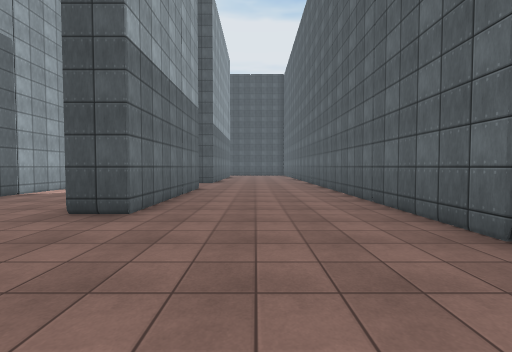
view 1 (above)

22 first-person views from a walk through a scene from a Unity 3-D project. The camera is 1.5 m above the floor, tilts 2° down and sees 90° across. The floor is counted in squares, 2 m on a side. Each view is taken from the middle of a square. On the plan, view 1 faces up. The plan holds only what a view shows up to about 9 squares ahead; the rest is blank. The place goes on beyond the plan. The player is left out. Surface patterns are stand-ins for the level's own textures.

view 2
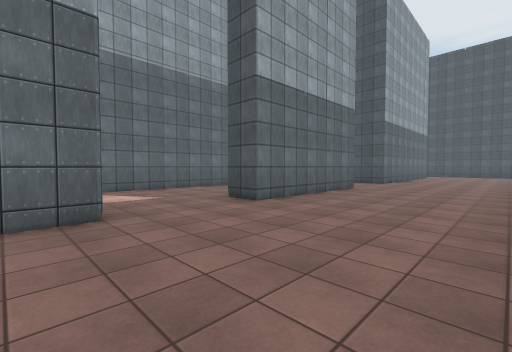

view 3
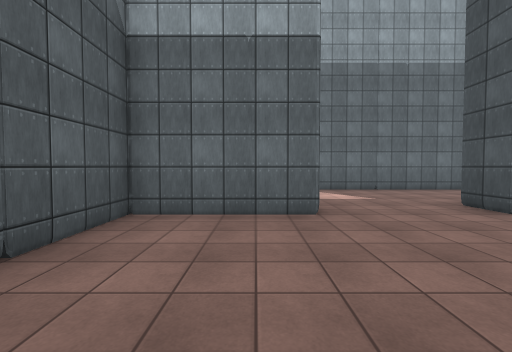

view 4
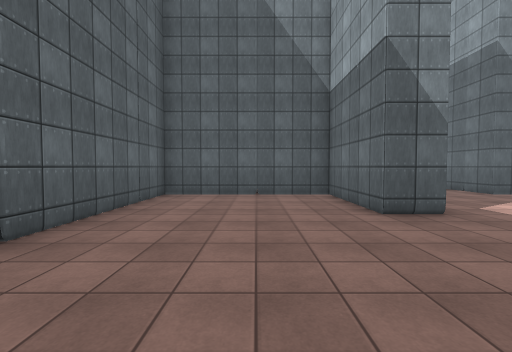

view 5
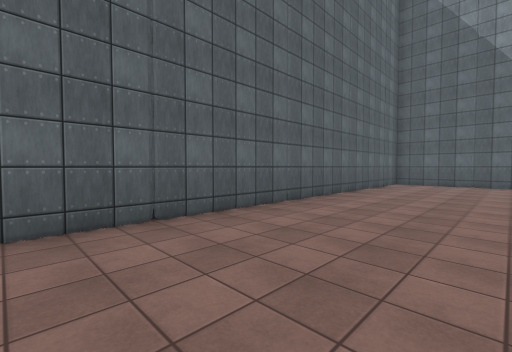

view 6
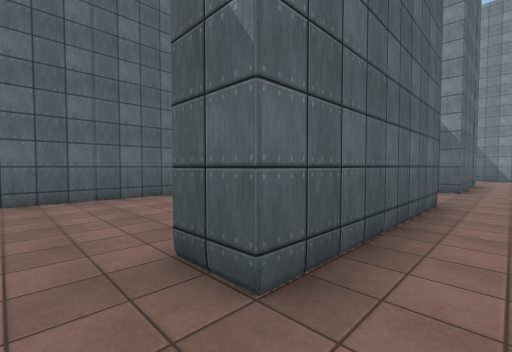

view 7
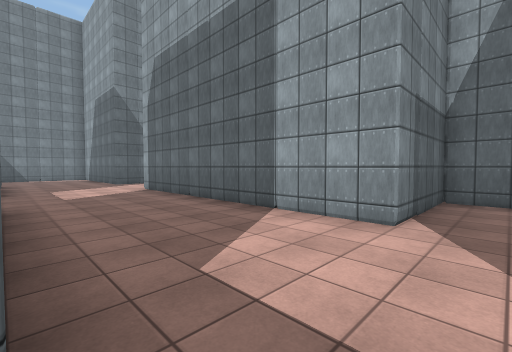

view 8
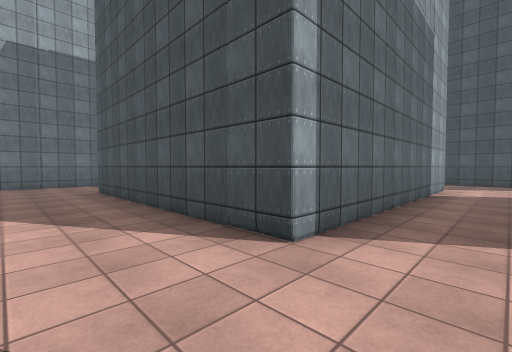

view 9
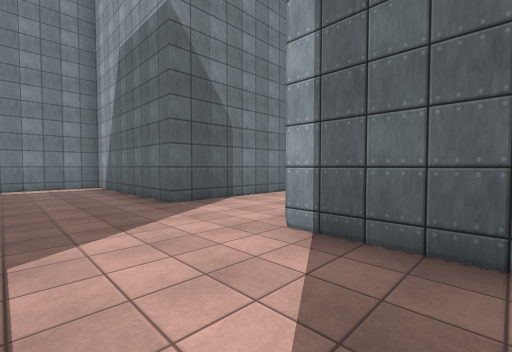

view 10
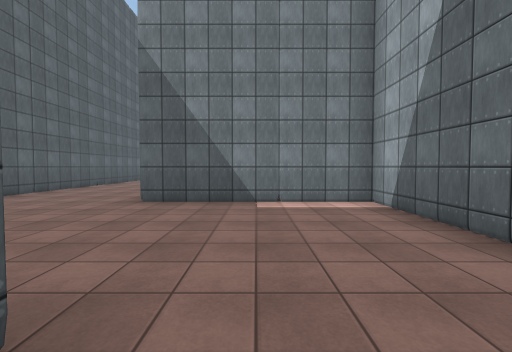

view 11
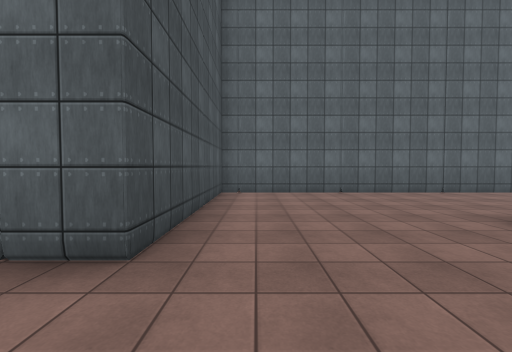

view 12
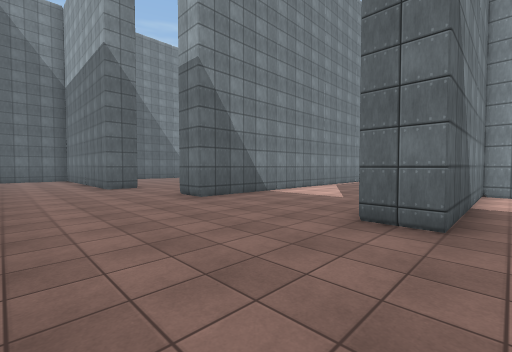

view 13
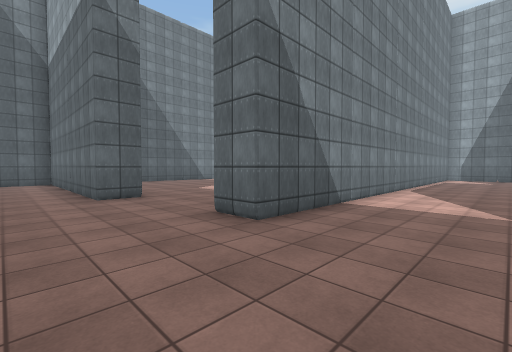

view 14
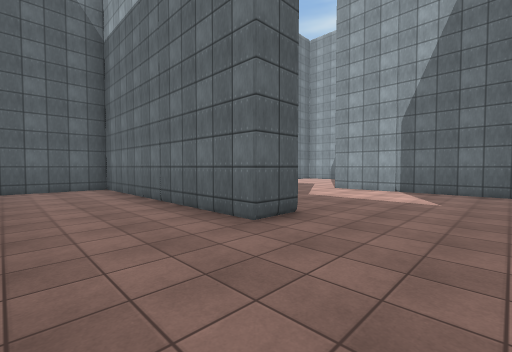

view 15
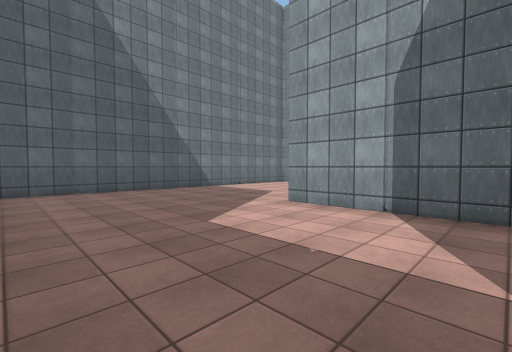

view 16
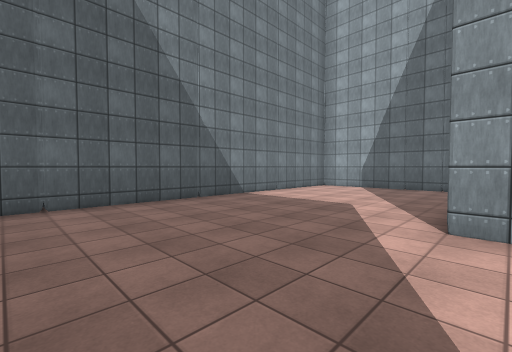

view 17
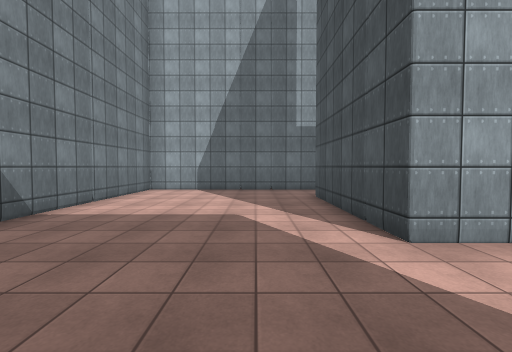

view 18
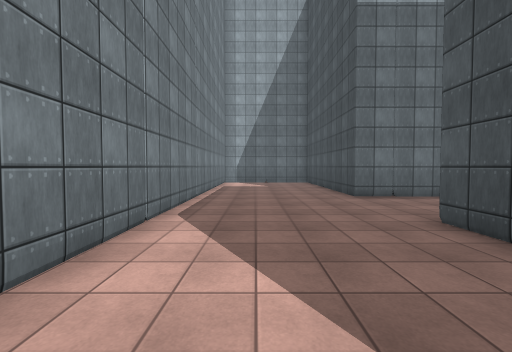

view 19
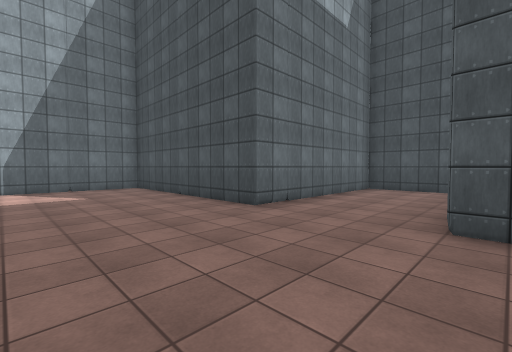

view 20
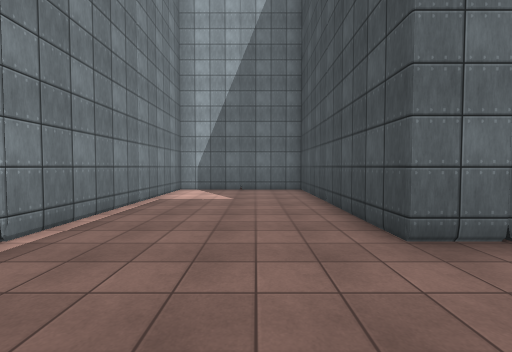

view 21
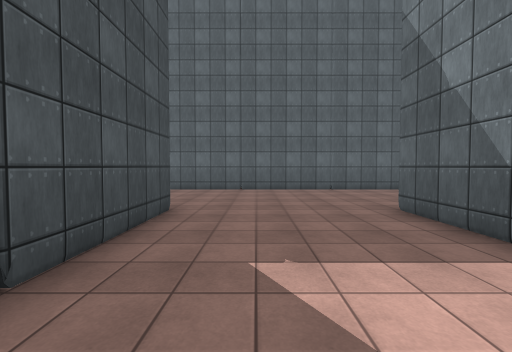

view 22
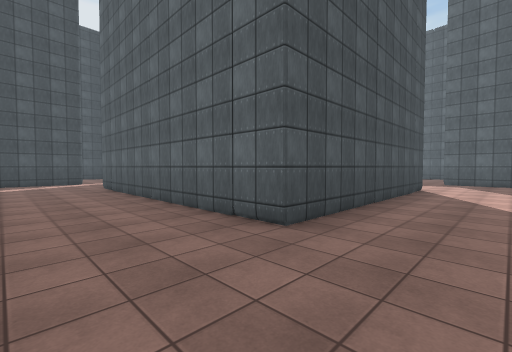

### Floor plan
Points are (right, up) in squares from view 1. A wall is a line through its corners. A room is listed if a view was taken in it or the views show most of it. See-through windows are left out.
Room 1 (views 1, 2, 3, 4, 5)
walls: (-2, 1) (-2, -2) (2.5, -2) (2.5, 10.1); (-2, 9) (-2, 4)
ways out: opening at (-2.5, 2.5) to room 2; opening at (-2.5, 10) to room 2
Room 2 (views 6, 7, 8, 9, 10, 11, 12, 13, 14, 15, 16, 17, 18, 19, 20, 21, 22)
walls: (-6.4, -8.5) (-7.5, -8.5); (-6.5, -13.9) (-6.5, -18.5) (-10.5, -18.5); (-8.2, -3) (-10.5, -3) (-10.5, -8.5) (-16.5, -8.5) (-16.5, -12.5) (-1.5, -12.5) (-1.5, -13.5); (-10.4, -2) (-6.5, -2) (-6.5, -7.5) (-1.5, -7.5) (-1.5, -8.5) (-4.5, -8.5); (-1.5, -16.5) (-0.5, -16.5) (-0.5, -23.5) (2, -23.5); (2.5, -14.9) (2.5, -3) (-3, -3) (-3, 1) (-2, 1); (-12.5, -18) (-12.5, -23.5) (-2, -23.5); (-2, 4) (-3, 4) (-3, 9) (-2, 9); (-16.5, 0.2) (-16.5, -1); (-9.5, 10.1) (-9.5, 9) (-6.5, 9) (-6.5, 1) (-13.5, 1) (-13.5, 9)
ways out: opening at (-2.5, 2.5) to room 1; opening at (-2.5, 10) to room 1; opening at (-11.5, -18)

Positions as (right, up) in squares from view 1, and headings:
1: (0, 0), facing up
2: (2, 0), facing up-left
3: (2, 0), facing left
4: (0, 5), facing down
5: (-1, 10), facing down-right
6: (-4, 10), facing down-right
7: (-3, 10), facing down-left
8: (-5, -1), facing up-left
9: (-4, 3), facing down-left
10: (-4, -2), facing down
11: (-5, -4), facing right
12: (2, -7), facing down-left
13: (1, -10), facing down-left
14: (2, -14), facing down-left
15: (-2, -15), facing down-left
16: (-3, -18), facing down-left
17: (-4, -20), facing left
18: (-4, -11), facing left
19: (-7, -12), facing up-left
20: (-8, -10), facing left
21: (-6, -10), facing right
22: (-16, -1), facing up-right
